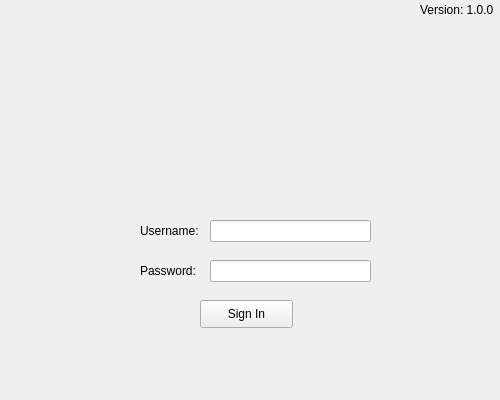
<?xml version="1.0" encoding="UTF-8"?>
<ui version="4.0">
 <class>wd_Login</class>
 <widget class="QMainWindow" name="wd_Login">
  <property name="geometry">
   <rect>
    <x>0</x>
    <y>0</y>
    <width>500</width>
    <height>400</height>
   </rect>
  </property>
  <property name="sizePolicy">
   <sizepolicy hsizetype="Preferred" vsizetype="Preferred">
    <horstretch>0</horstretch>
    <verstretch>0</verstretch>
   </sizepolicy>
  </property>
  <property name="windowTitle">
   <string>Login to GMVS</string>
  </property>
  <widget class="QWidget" name="centralwidget">
   <widget class="QPushButton" name="btn_SignIn">
    <property name="geometry">
     <rect>
      <x>200</x>
      <y>300</y>
      <width>93</width>
      <height>28</height>
     </rect>
    </property>
    <property name="font">
     <font>
      <pointsize>9</pointsize>
      <weight>50</weight>
      <italic>false</italic>
      <bold>false</bold>
      <kerning>true</kerning>
     </font>
    </property>
    <property name="text">
     <string>Sign In</string>
    </property>
   </widget>
   <widget class="QLabel" name="lbl_Username">
    <property name="geometry">
     <rect>
      <x>140</x>
      <y>220</y>
      <width>71</width>
      <height>21</height>
     </rect>
    </property>
    <property name="font">
     <font>
      <pointsize>9</pointsize>
      <weight>50</weight>
      <bold>false</bold>
      <underline>false</underline>
      <strikeout>false</strikeout>
     </font>
    </property>
    <property name="text">
     <string>Username:</string>
    </property>
    <property name="alignment">
     <set>Qt::AlignLeading|Qt::AlignLeft|Qt::AlignVCenter</set>
    </property>
   </widget>
   <widget class="QLabel" name="lbl_Password">
    <property name="geometry">
     <rect>
      <x>140</x>
      <y>260</y>
      <width>71</width>
      <height>21</height>
     </rect>
    </property>
    <property name="font">
     <font>
      <pointsize>9</pointsize>
      <weight>50</weight>
      <bold>false</bold>
     </font>
    </property>
    <property name="text">
     <string>Password:</string>
    </property>
    <property name="alignment">
     <set>Qt::AlignLeading|Qt::AlignLeft|Qt::AlignVCenter</set>
    </property>
   </widget>
   <widget class="QLineEdit" name="li_Username">
    <property name="geometry">
     <rect>
      <x>210</x>
      <y>220</y>
      <width>161</width>
      <height>22</height>
     </rect>
    </property>
    <property name="font">
     <font>
      <pointsize>9</pointsize>
     </font>
    </property>
   </widget>
   <widget class="QLineEdit" name="li_Password">
    <property name="geometry">
     <rect>
      <x>210</x>
      <y>260</y>
      <width>161</width>
      <height>22</height>
     </rect>
    </property>
    <property name="font">
     <font>
      <pointsize>9</pointsize>
     </font>
    </property>
    <property name="echoMode">
     <enum>QLineEdit::Password</enum>
    </property>
   </widget>
   <widget class="QLabel" name="lbl_Version">
    <property name="geometry">
     <rect>
      <x>420</x>
      <y>0</y>
      <width>81</width>
      <height>20</height>
     </rect>
    </property>
    <property name="text">
     <string>Version: 1.0.0</string>
    </property>
   </widget>
   <widget class="QLabel" name="lbl_Noti">
    <property name="geometry">
     <rect>
      <x>130</x>
      <y>350</y>
      <width>221</width>
      <height>20</height>
     </rect>
    </property>
    <property name="font">
     <font>
      <pointsize>9</pointsize>
     </font>
    </property>
    <property name="text">
     <string/>
    </property>
    <property name="alignment">
     <set>Qt::AlignCenter</set>
    </property>
   </widget>
  </widget>
 </widget>
 <resources/>
 <connections/>
</ui>
